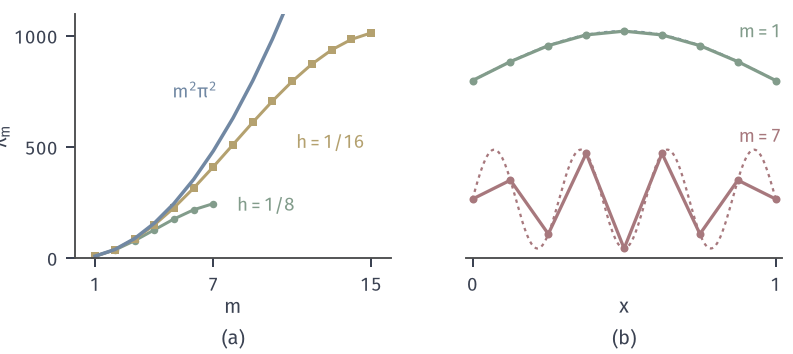

Python code for this plot:
from pathlib import Path
import sys
HERE = Path(__file__).resolve().parent
sys.path.insert(0, str(HERE.parent/"pdenum-common"))
from pdenum_fig import *
# Spectrum of -Laplacian: continuous m^2 pi^2 vs discrete for h=1/8, 1/16; and modes for h=1/8.
fig, axes = figure(width_mm=112, height_mm=50, ncols=2)
panel(fig, left=.095, wspace=.24, bottom=.27)
ax = axes[0]
for n, c, mk_ in ((8, GREEN, 'o'), (16, YELLOW, 's')):
    m = np.arange(1, n); ax.plot(m, 4*n**2*np.sin(m*PI/(2*n))**2, color=c, lw=1.2, marker=mk_, ms=3, mew=0)
m = np.arange(1, 16); ax.plot(m, m**2*PI**2, color=BLUE, lw=1.4)
ax.set_xlim(0, 16); ax.set_ylim(0, 1100); ax.set_xticks([1, 7, 15]); ax.set_yticks([0, 500, 1000]); ax.set_xlabel('$m$', labelpad=1); ax.set_ylabel(r'$\lambda_m$', labelpad=1)
lab(ax, 7.2, 720, r'$m^2\pi^2$', BLUE, ha='right'); lab(ax, 11.2, 560, '$h=1/16$', YELLOW, ha='left', va='top'); lab(ax, 8.2, 210, '$h=1/8$', GREEN, ha='left')
ax = axes[1]; X = np.linspace(0, 1, 401); n = 8; xn = np.linspace(0, 1, n+1)
for m, c, off in ((1, BLUE, 2.4), (7, RED, 0)):
    ax.plot(X, off+np.sin(m*PI*X), color=c, lw=.9, ls=DOT)
    ax.plot(xn, off+np.sin(m*PI*xn), color=GREEN if m == 1 else RED, lw=1.3, marker='o', ms=3.2, mew=0)
lab(ax, 1.02, 3.2, '$m=1$', GREEN, ha='right', va='bottom'); lab(ax, 1.02, 1.08, '$m=7$', RED, ha='right', va='bottom')
ax.set_xlim(-.02, 1.02); ax.set_ylim(-1.2, 3.75); ax.set_xticks([0, 1]); ax.set_yticks([]); ax.set_xlabel('$x$', labelpad=1); ax.spines['left'].set_visible(False)
tags(fig, axes)
save(fig, HERE, 'figure', {'lam_max_h8': float(4*64*np.sin(7*PI/16)**2), 'continuous_m7': 49*PI**2})
print(4*64*np.sin(7*PI/16)**2, 4*64*np.sin(PI/16)**2)
